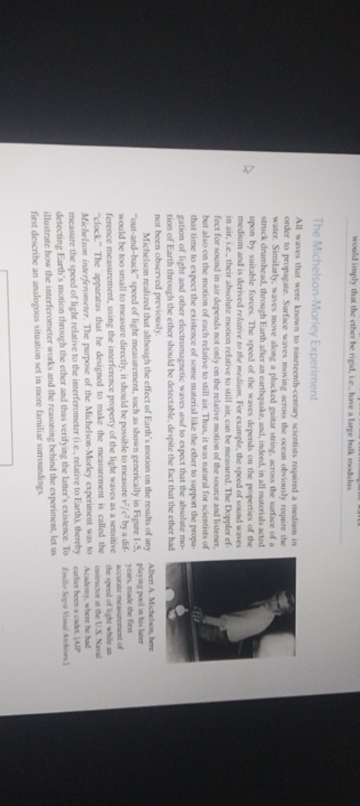
#> input picture backend/data/uploads/nitro_image_1231940025715062838.jpg, 720 x 1612 px, given in place of out.png, which was not available (shown at 1/2 size)
$ python ocr_engine.py out.png
#> lines starting #> are read from the running program, lines starting #| are printed output that depends on the picture; after the words box and inside, x2 and y2 are one past the last pixel; in counts of white or black regions, pixels touching at a corner belong together; pictures that were not available may be replaced by others from this repository, and a replacement may not be noted
#> in _preprocess, img is the input picture: shape (1612, 720, 3); mean B, G, R 142.8, 141.2, 142.7
"""
ocr_engine.py
Owner: S1 (Joel Yoofi Godwyll)
Purpose: OCR extraction pipeline - image (textbook page photo) -> clean text.

Public contract (must stay stable - S4/Flask calls this directly):

    extract_text(image_path: str) -> dict
        {
            'text': str,               # clean concatenated text, reading order
            'confidence_mean': float,  # mean confidence of KEPT tokens (0-1)
            'token_count': int,        # number of text boxes kept after filtering
            'duration_ms': int         # wall-clock OCR time (preprocess + inference)
        }

Preprocessing pipeline (applied in this exact order, per spec section 2.2.3):
    1. Grayscale conversion
    2. Denoise (fastNlMeansDenoising)
    3. Adaptive threshold (binarise)
    4. Deskew if |skew angle| > 0.5 degrees
    5. Upscale via Pillow if shortest side < 800px

Confidence filtering (spec section 2.2.4):
    Keep only text boxes with confidence >= CONFIDENCE_THRESHOLD (0.70).
    Concatenate kept tokens into a single string, preserving reading order
    (sorted by top-left y-coordinate, then x-coordinate).
"""

import time
import logging

import cv2
import numpy as np
from PIL import Image
from paddleocr import PaddleOCR

logging.basicConfig(level=logging.INFO)
logger = logging.getLogger("ocr_engine")

# ---------------------------------------------------------------------------
# Config
# ---------------------------------------------------------------------------

CONFIDENCE_THRESHOLD = 0.70
MIN_SHORT_SIDE_PX = 800
DESKEW_ANGLE_THRESHOLD_DEG = 0.5
DENOISE_H = 10  # filter strength for fastNlMeansDenoising

# ---------------------------------------------------------------------------
# PaddleOCR initialisation (module-level singleton - load once, reuse)
# ---------------------------------------------------------------------------

_ocr_engine = None


def _get_ocr_engine() -> PaddleOCR:
    """Lazily initialise and cache the PaddleOCR engine instance."""
    global _ocr_engine
    if _ocr_engine is None:
        logger.info("Initialising PaddleOCR engine (use_angle_cls=True, lang='en')...")
        _ocr_engine = PaddleOCR(
            use_angle_cls=True,   # correct rotated / angled pages
            lang="en",
            use_gpu=False,        # Pi / laptop CPU-only
            show_log=False,
        )
    return _ocr_engine


# ---------------------------------------------------------------------------
# Preprocessing steps
# ---------------------------------------------------------------------------

def _to_grayscale(img: np.ndarray) -> np.ndarray:
    """Step 1: convert BGR image to grayscale."""
    return cv2.cvtColor(img, cv2.COLOR_BGR2GRAY)


def _denoise(gray: np.ndarray) -> np.ndarray:
    """Step 2: remove scan/photo noise."""
    return cv2.fastNlMeansDenoising(gray, h=DENOISE_H)


def _binarise(denoised: np.ndarray) -> np.ndarray:
    """Step 3: adaptive threshold to binarise for OCR."""
    return cv2.adaptiveThreshold(
        denoised,
        255,
        cv2.ADAPTIVE_THRESH_GAUSSIAN_C,
        cv2.THRESH_BINARY,
        blockSize=11,
        C=2,
    )
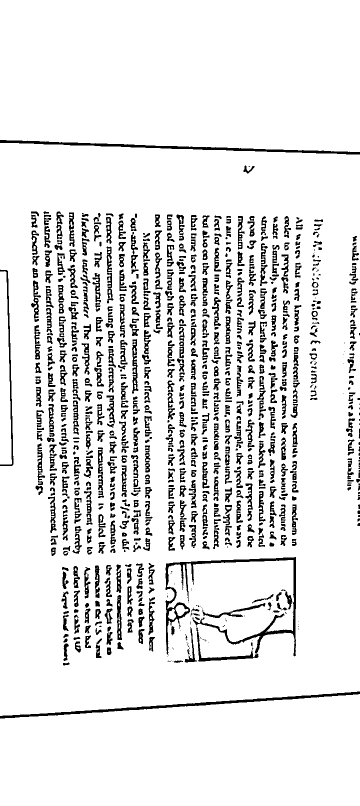
#> returned value: shape (1612, 720) (shown at 1/2 size); 89.9% white; 998 black regions (132 under 20 px), largest, box (x1, y1, x2, y2) and area: (331, 1114, 592, 1313) 5745, (0, 1383, 720, 1437) 3776, (0, 280, 720, 309) 3694


def _estimate_skew_angle(binary: np.ndarray) -> float:
    """
    Estimate the skew angle (in degrees) of text in a binary image using
    minAreaRect over the largest text contours. Returns 0.0 if no usable
    contours are found.
    """
    # invert so text is white on black, which helps contour detection
    inverted = cv2.bitwise_not(binary)
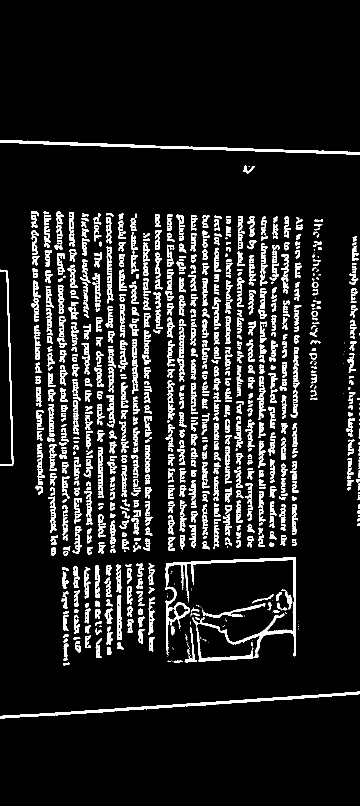
#> inverted: shape (1612, 720) (shown at 1/2 size); 10.1% white; 998 white regions (132 under 20 px)
    contours, _ = cv2.findContours(
        inverted, cv2.RETR_EXTERNAL, cv2.CHAIN_APPROX_SIMPLE
    )
#> contours = 998 contours, 189 with area under 20; largest, box (x1, y1, x2, y2) and area: (331, 1114, 592, 1313) 5144, (0, 1383, 720, 1437) 3052, (0, 280, 720, 309) 2970, (0, 539, 27, 932) 922, (392, 1255, 517, 1323) 778
    if not contours:
        return 0.0

    # combine all contour points into one set and fit a min-area rect
    all_points = np.concatenate(contours)
#> all_points = contour of 29445 points, box (x1, y1, x2, y2) (0, 280, 720, 1437), area 91089
    rect = cv2.minAreaRect(all_points)
#> rect = ((359.5, 858), (1156, 719), -90)
    angle = rect[-1]
#> angle = -90

    # cv2.minAreaRect returns angle in (-90, 0]; normalise to (-45, 45]
    if angle < -45:
        angle = 90 + angle
#> angle = 0
    return angle


def _deskew_if_needed(binary: np.ndarray) -> np.ndarray:
    """Step 4: deskew the image if the estimated skew exceeds the threshold."""
    angle = _estimate_skew_angle(binary)
#> angle = 0
    if abs(angle) <= DESKEW_ANGLE_THRESHOLD_DEG:
        return binary

    logger.info("Deskewing image: detected skew angle = %.2f deg", angle)
    (h, w) = binary.shape[:2]
    center = (w // 2, h // 2)
    rotation_matrix = cv2.getRotationMatrix2D(center, angle, 1.0)
    deskewed = cv2.warpAffine(
        binary,
        rotation_matrix,
        (w, h),
        flags=cv2.INTER_CUBIC,
        borderMode=cv2.BORDER_REPLICATE,
    )
    return deskewed


def _upscale_if_small(binary: np.ndarray) -> np.ndarray:
    """Step 5: upscale via Pillow if shortest side < MIN_SHORT_SIDE_PX, preserving aspect ratio."""
    h, w = binary.shape[:2]
#> h = 1612; w = 720
    short_side = min(h, w)
#> short_side = 720
    if short_side >= MIN_SHORT_SIDE_PX:
        return binary

    scale = MIN_SHORT_SIDE_PX / short_side
#> scale = 1.11
    new_w, new_h = int(round(w * scale)), int(round(h * scale))
#> new_w = 800; new_h = 1791
    logger.info(
        "Upscaling image from %dx%d to %dx%d (shortest side was %dpx)",
        w, h, new_w, new_h, short_side,
    )

    pil_img = Image.fromarray(binary)
    pil_img = pil_img.resize((new_w, new_h), Image.LANCZOS)
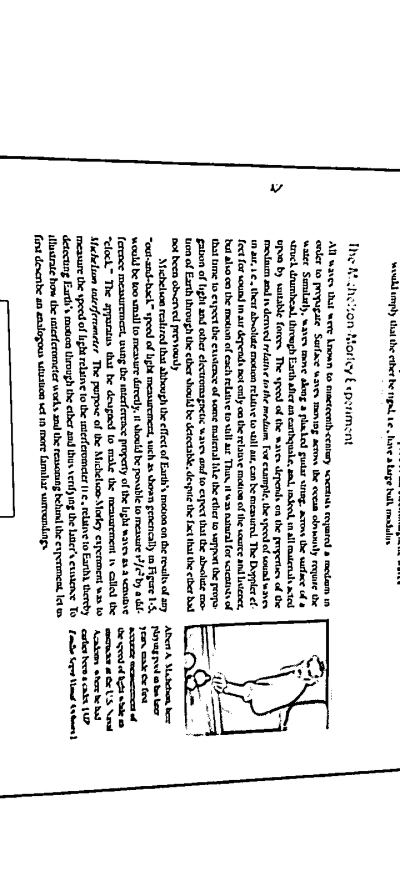
#> pil_img: PIL image 800x1791 L (shown at 1/2 size); min 0, max 255, mean 229.3
    return np.array(pil_img)


def _preprocess(image_path: str) -> np.ndarray:
    """Run the full preprocessing pipeline in the required order."""
    img = cv2.imread(image_path)
    if img is None:
        raise ValueError(f"Could not read image at path: {image_path}")

    gray = _to_grayscale(img)
    denoised = _denoise(gray)
    binary = _binarise(denoised)
    deskewed = _deskew_if_needed(binary)
    final = _upscale_if_small(deskewed)
    return final


# ---------------------------------------------------------------------------
# Confidence filtering + reading-order reconstruction
# ---------------------------------------------------------------------------

def _filter_and_order(ocr_result) -> list:
    """
    Given raw PaddleOCR output for a single image, keep only boxes with
    confidence >= CONFIDENCE_THRESHOLD, and sort by top-left y then x
    coordinate to approximate natural reading order.

    Returns a list of dicts: [{'text': str, 'confidence': float, 'y': float, 'x': float}, ...]
    """
    kept = []

    if not ocr_result or ocr_result[0] is None:
        return kept

    for line in ocr_result[0]:
        box, (text, confidence) = line
        if confidence < CONFIDENCE_THRESHOLD:
            continue

        # box is a list of 4 [x, y] points (top-left, top-right, bottom-right, bottom-left)
        top_left = box[0]
        kept.append(
            {
                "text": text,
                "confidence": float(confidence),
                "x": float(top_left[0]),
                "y": float(top_left[1]),
            }
        )

    # sort by y first (line order), then x (left-to-right within a line)
    kept.sort(key=lambda t: (t["y"], t["x"]))
    return kept


# ---------------------------------------------------------------------------
# Public API
# ---------------------------------------------------------------------------

def extract_text(image_path: str) -> dict:
    """
    Run the full OCR pipeline on a textbook page photo.

    Args:
        image_path: path to a JPEG/PNG image on disk.

    Returns:
        dict with keys: text, confidence_mean, token_count, duration_ms
    """
    start = time.perf_counter()

    preprocessed = _preprocess(image_path)

    ocr = _get_ocr_engine()
    raw_result = ocr.ocr(preprocessed, cls=True)

    kept_tokens = _filter_and_order(raw_result)

    text = " ".join(t["text"] for t in kept_tokens)
    confidence_mean = (
        sum(t["confidence"] for t in kept_tokens) / len(kept_tokens)
        if kept_tokens
        else 0.0
    )

    duration_ms = int((time.perf_counter() - start) * 1000)

    if duration_ms > 5000:
        logger.warning(
            "extract_text() took %dms (> 5000ms) - flag to S5, latency budget risk.",
            duration_ms,
        )

    return {
        "text": text,
        "confidence_mean": round(confidence_mean, 4),
        "token_count": len(kept_tokens),
        "duration_ms": duration_ms,
    }


# ---------------------------------------------------------------------------
# Manual smoke test - run directly: python ocr_engine.py path/to/image.jpg
# ---------------------------------------------------------------------------

if __name__ == "__main__":
    import sys

    if len(sys.argv) < 2:
        print("Usage: python ocr_engine.py <path_to_image>")
        sys.exit(1)

#> (the run stopped early here; a loop or call above may not have finished)
